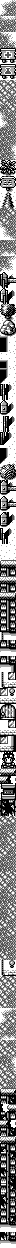

A 2D game scene composited from a Tiled map and its tileset images. What follows is a short description and the map's XML, with every tile layer's data as written:
An orthogonal 2x156 tile map with 8x8 px tiles, 1 tile layer (metatiles), 4 tilesets.

<map height="156" orientation="orthogonal" renderorder="right-down" tileheight="8" tilewidth="8" width="2">
	<tileset firstgid="1" tilewidth="8" tileheight="8">
		<image source="../../../gfx/tilesets/gfx_019_49e0.png" />
	</tileset>
	<tileset firstgid="96" tilewidth="8" tileheight="8">
		<image source="../../../gfx/tilesets/gfx_019_4fc0.png" />
	</tileset>
	<tileset firstgid="125" tilewidth="8" tileheight="8">
		<image source="../../../gfx/tilesets/gfx_056_4940.png" />
	</tileset>
	<tileset firstgid="129" tilewidth="8" tileheight="8">
		<image source="../../../gfx/tilesets/gfx_056_4980.png" />
	</tileset>
	<layer height="156" id="1" name="metatiles" width="2">
		<data encoding="csv">
2, 4,
3, 5,
6, 8,
7, 5,
9, 10,
7, 11,
12, 14,
13, 15,
16, 18,
17, 19,
20, 21,
21, 20,
20, 22,
7, 21,
23, 22,
24, 5,
25, 22,
7, 5,
25, 26,
7, 27,
28, 30,
29, 31,
32, 34,
33, 35,
36, 38,
37, 39,
25, 21,
20, 5,
40, 22,
41, 42,
25, 22,
43, 44,
25, 46,
45, 47,
48, 50,
49, 51,
52, 54,
53, 55,
56, 58,
57, 59,
60, 62,
61, 63,
64, 66,
65, 67,
68, 66,
64, 67,
64, 66,
69, 67,
70, 72,
71, 73,
74, 76,
75, 77,
78, 80,
79, 81,
82, 72,
83, 73,
65, 66,
69, 67,
84, 86,
85, 87,
88, 89,
75, 51,
74, 50,
75, 51,
90, 91,
75, 92,
93, 72,
71, 73,
68, 66,
94, 67,
96, 98,
97, 99,
98, 98,
97, 99,
98, 100,
97, 99,
101, 103,
102, 104,
105, 107,
106, 108,
105, 107,
109, 108,
105, 107,
109, 110,
111, 113,
112, 114,
115, 116,
114, 114,
117, 119,
118, 120,
121, 113,
114, 114,
115, 122,
114, 123,
125, 127,
126, 128,
129, 130,
130, 131,
132, 134,
133, 135,
136, 138,
137, 139,
21, 21,
7, 5,
25, 21,
7, 21,
21, 22,
7, 5,
25, 22,
21, 21,
21, 22,
7, 21,
25, 22,
7, 21,
25, 21,
21, 5,
25, 21,
7, 5,
25, 22,
21, 5,
111, 116,
112, 114,
21, 21,
21, 21,
21, 22,
21, 5,
2, 4,
3, 21,
21, 22,
43, 44,
21, 22,
21, 21,
25, 26,
21, 27,
21, 21,
21, 5,
96, 130,
97, 136,
131, 129,
138, 99,
130, 131,
97, 136,
129, 100,
138, 99,
101, 137,
102, 104,
139, 103,
102, 136,
101, 137,
138, 104,
139, 103,
102, 104,
105, 137,
109, 108,
139, 107,
109, 108</data>
	</layer>
</map>
